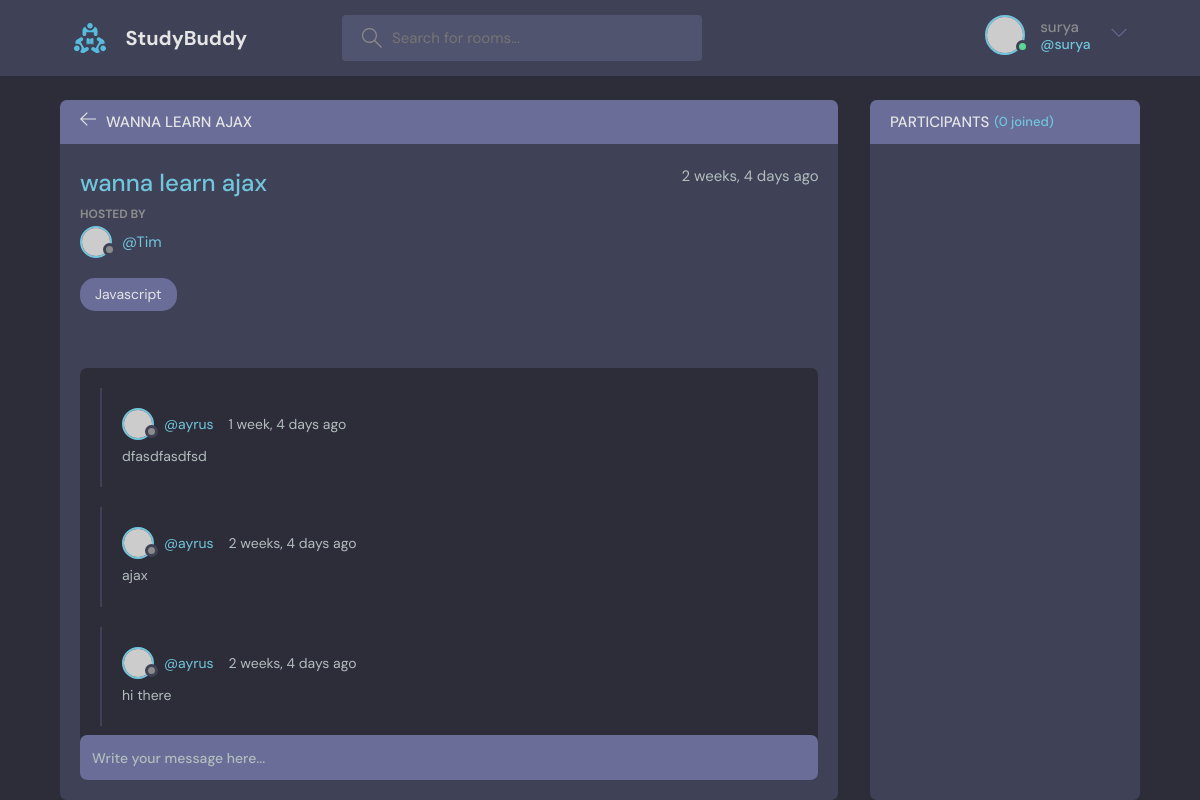
The page /room/5/ (signed in) on the database its author committed.
### base/models.py (models this page shows, shortened)
class Room(models.Model):
    host =models.ForeignKey(User, on_delete=models.SET_NULL, null=True)
    topic =models.ForeignKey(Topic, on_delete=models.SET_NULL, null=True)
    name = models.CharField(max_length=200)
    Description = models.TextField(null=True, blank=True)
    participants =models.ManyToManyField(User, related_name='participants', blank=True)
    updated = models.DateTimeField(auto_now=True)
    created = models.DateTimeField(auto_now_add=True)
    class Meta:
        ordering = ['-updated', '-created'] #newest item is shown first

class Topic(models.Model):
    name = models.CharField(max_length=200)
    def __str__(self):
        return self.name

class Message(models.Model):
    user = models.ForeignKey(User, on_delete=models.CASCADE)
    room = models.ForeignKey(Room, on_delete=models.CASCADE)
    body = models.TextField()
    updated = models.DateTimeField(auto_now=True)
    created = models.DateTimeField(auto_now_add=True)
    class Meta:
        ordering = ['-updated', '-created'] #newest item is shown first

### base/views.py (the view, shortened to what this page needs)
# urls.py: path('room/<str:pk>/', views.room, name= "rooms"),
def room(request, pk):
    rooms= Room.objects.get(id=pk)
    room_messages = rooms.message_set.all() #.order_by('-created')
    participants = rooms.participants.all()
    context = {'room': rooms, 'room_messages':room_messages,'participants':participants}
    return render(request, 'base/room.html', context)

### base/templates/base/room.html (shortened to what this page needs)
{% extends 'main.html' %}
{% block content %}
<main class="profile-page layout layout--2">
  <div class="container">
        <div class="room">
          <div class="room__top">
            <div class="room__topLeft">
              <a href="{% url 'home' %}">
                <svg version="1.1" xmlns="http://www.w3.org/2000/svg" width="32" height="32" viewBox="0 0 32 32">
                  <title>arrow-left</title>
                  <path
                    d="M13.723 2.286l-13.723 13.714 13.719 13.714 1.616-1.611-10.96-10.96h27.625v-2.286h-27.625l10.965-10.965-1.616-1.607z"
                  ></path>
                </svg>
              </a>
              <h3>{{ room.name }}</h3>
            </div>
          </div>
          <div class="room__box scroll">
            <div class="room__header scroll">
              <div class="room__info">
                <h3>{{room.name}}</h3>
                <span>{{room.created|timesince}} ago</span>
              </div>
              <div class="room__hosted">
                <p>Hosted By</p>
                <a href="{% url 'user-profile' room.host.id %}" class="room__author">
                  <div class="avatar avatar--small">
                    <img src="https://randomuser.me/api/portraits/men/37.jpg" />
                  </div>
                  <span>@{{room.host.username}}</span>
                </a>
              </div>
              <span class="room__topics">{{room.topic}}</span>
            </div>
            <div class="room__conversation">
              <div class="threads scroll">
                {% for message in room_messages %}
                <div class="thread">
                  <div class="thread__top">
                    <div class="thread__author">
                      <a href="{% url 'user-profile' message.user.id %}" class="thread__authorInfo">
                        <div class="avatar avatar--small">
                          <img src="https://randomuser.me/api/portraits/men/37.jpg" />
                        </div>
                        <span>@{{message.user.username}}</span>
                      </a>
                      <span class="thread__date">{{message.created|timesince}} ago</span>
                    </div>
                  </div>
                  <div class="thread__details">
                    {{message.body}}
                  </div>
                </div>
                {% endfor %}
              </div>
            </div>
          </div>
          <div class="room__message">
            <form action="#"><input name="" placeholder="Write your message here..." /></form>
          </div>
        </div>
        <div class="participants">
          <h3 class="participants__top">Participants <span>({{participants.count}} joined)</span></h3>
          <div class="participants__list scroll">
          </div>
        </div>
      </div>
    </main>
{% endblock content %}

### templates/navbar.html (shortened to what this page needs)
{% load static %}
<header class="header header--loggedIn">
    <div class="container">
      <a href="{% url 'home' %}" class="header__logo">
        <img src="{% static 'images/logo.svg' %}" />
        <h1>StudyBuddy</h1>
      </a>
      <form class="header__search" method="GET" action="{% url 'home' %}">
        <label>
          <input type="text" name="q" placeholder="Search for rooms..." />
        </label>
      </form>
      <nav class="header__menu">
       {% if request.user.is_authenticated %}
            <div class="header__user">
                <a href="profile.html">
                    <div class="avatar avatar--medium active">
                    <img src="https://randomuser.me/api/portraits/men/37.jpg" />
                    </div>
                    <p>{{ request.user.username }}<span>@{{ request.user.username}}</span></p>
                </a>
                <button class="dropdown-button">
                    <svg version="1.1" xmlns="http://www.w3.org/2000/svg" width="32" height="32" viewBox="0 0 32 32">
                    <title>chevron-down</title>
                    <path d="M16 21l-13-13h-3l16 16 16-16h-3l-13 13z"></path>
                    </svg>
                </button>
            </div>
        {% else %}
        <a href="{% url 'login' %}">
          <img src="{% static 'images/avatar.svg' %}" />
          <p>Login</p>
        </a>
        {% endif %}
      </nav>
    </div>
  </header>

### rows shown on the page
Room: name "WANNA LEARN AJAX", name "wanna learn ajax", created "2 weeks, 4 days", host.username "Tim", topic "Javascript"
Message: user.username "ayrus", created "1 week, 4 days", body "dfasdfasdfsd"
Message: user.username "ayrus", created "2 weeks, 4 days", body "ajax"
Message: user.username "ayrus", created "2 weeks, 4 days", body "hi there"

### other values the page prints
{{ request.user.username }} "surya"
{{ participants.count }} "0"
